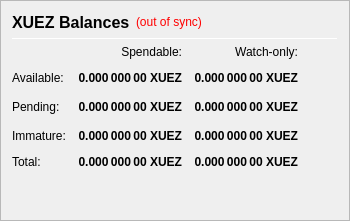
                   <widget class="QFrame" name="frame_Balances">
                    <property name="frameShape">
                     <enum>QFrame::StyledPanel</enum>
                    </property>
                    <property name="frameShadow">
                     <enum>QFrame::Raised</enum>
                    </property>
                    <layout class="QVBoxLayout" name="verticalLayout_4">
                     <item>
                      <layout class="QHBoxLayout" name="horizontalLayout_4">
                       <item>
                        <widget class="QLabel" name="label_5">
                         <property name="minimumSize">
                          <size>
                           <width>0</width>
                           <height>20</height>
                          </size>
                         </property>
                         <property name="font">
                          <font>
                           <pointsize>12</pointsize>
                           <weight>75</weight>
                           <bold>true</bold>
                          </font>
                         </property>
                         <property name="text">
                          <string>XUEZ Balances</string>
                         </property>
                        </widget>
                       </item>
                       <item>
                        <widget class="QLabel" name="labelWalletStatus">
                         <property name="cursor">
                          <cursorShape>WhatsThisCursor</cursorShape>
                         </property>
                         <property name="toolTip">
                          <string>The displayed information may be out of date. Your wallet automatically synchronizes with the XUEZ network after a connection is established, but this process has not completed yet.</string>
                         </property>
                         <property name="styleSheet">
                          <string notr="true">QLabel { color: red; }</string>
                         </property>
                         <property name="text">
                          <string notr="true">(out of sync)</string>
                         </property>
                         <property name="alignment">
                          <set>Qt::AlignLeading|Qt::AlignLeft|Qt::AlignVCenter</set>
                         </property>
                        </widget>
                       </item>
                       <item>
                        <spacer name="horizontalSpacer_3">
                         <property name="orientation">
                          <enum>Qt::Horizontal</enum>
                         </property>
                         <property name="sizeHint" stdset="0">
                          <size>
                           <width>40</width>
                           <height>20</height>
                          </size>
                         </property>
                        </spacer>
                       </item>
                      </layout>
                     </item>
                     <item>
                      <widget class="Line" name="line_Balance">
                       <property name="minimumSize">
                        <size>
                         <width>0</width>
                         <height>1</height>
                        </size>
                       </property>
                       <property name="maximumSize">
                        <size>
                         <width>16777215</width>
                         <height>1</height>
                        </size>
                       </property>
                       <property name="orientation">
                        <enum>Qt::Horizontal</enum>
                       </property>
                      </widget>
                     </item>
                     <item>
                      <layout class="QGridLayout" name="gridLayout">
                       <property name="spacing">
                        <number>12</number>
                       </property>
                       <item row="2" column="2">
                        <widget class="QLabel" name="labelWatchPending">
                         <property name="font">
                          <font>
                           <weight>75</weight>
                           <bold>true</bold>
                          </font>
                         </property>
                         <property name="cursor">
                          <cursorShape>IBeamCursor</cursorShape>
                         </property>
                         <property name="toolTip">
                          <string>Unconfirmed transactions to watch-only addresses</string>
                         </property>
                         <property name="text">
                          <string notr="true">0.000 000 00 XUEZ</string>
                         </property>
                         <property name="alignment">
                          <set>Qt::AlignRight|Qt::AlignTrailing|Qt::AlignVCenter</set>
                         </property>
                         <property name="textInteractionFlags">
                          <set>Qt::LinksAccessibleByMouse|Qt::TextSelectableByKeyboard|Qt::TextSelectableByMouse</set>
                         </property>
                        </widget>
                       </item>
                       <item row="2" column="1">
                        <widget class="QLabel" name="labelUnconfirmed">
                         <property name="font">
                          <font>
                           <weight>75</weight>
                           <bold>true</bold>
                          </font>
                         </property>
                         <property name="cursor">
                          <cursorShape>IBeamCursor</cursorShape>
                         </property>
                         <property name="toolTip">
                          <string>Total of transactions that have yet to be confirmed, and do not yet count toward the spendable balance</string>
                         </property>
                         <property name="text">
                          <string notr="true">0.000 000 00 XUEZ</string>
                         </property>
                         <property name="alignment">
                          <set>Qt::AlignRight|Qt::AlignTrailing|Qt::AlignVCenter</set>
                         </property>
                         <property name="textInteractionFlags">
                          <set>Qt::LinksAccessibleByMouse|Qt::TextSelectableByKeyboard|Qt::TextSelectableByMouse</set>
                         </property>
                        </widget>
                       </item>
                       <item row="3" column="2">
                        <widget class="QLabel" name="labelWatchImmature">
                         <property name="font">
                          <font>
                           <weight>75</weight>
                           <bold>true</bold>
                          </font>
                         </property>
                         <property name="cursor">
                          <cursorShape>IBeamCursor</cursorShape>
                         </property>
                         <property name="toolTip">
                          <string>Staked or masternode rewards in watch-only addresses that has not yet matured</string>
                         </property>
                         <property name="text">
                          <string notr="true">0.000 000 00 XUEZ</string>
                         </property>
                         <property name="alignment">
                          <set>Qt::AlignRight|Qt::AlignTrailing|Qt::AlignVCenter</set>
                         </property>
                         <property name="textInteractionFlags">
                          <set>Qt::LinksAccessibleByMouse|Qt::TextSelectableByKeyboard|Qt::TextSelectableByMouse</set>
                         </property>
                        </widget>
                       </item>
                       <item row="4" column="0">
                        <widget class="QLabel" name="labelTotalText">
                         <property name="text">
                          <string>Total:</string>
                         </property>
                        </widget>
                       </item>
                       <item row="3" column="1">
                        <widget class="QLabel" name="labelImmature">
                         <property name="font">
                          <font>
                           <weight>75</weight>
                           <bold>true</bold>
                          </font>
                         </property>
                         <property name="cursor">
                          <cursorShape>IBeamCursor</cursorShape>
                         </property>
                         <property name="toolTip">
                          <string>Staked or masternode rewards that has not yet matured</string>
                         </property>
                         <property name="text">
                          <string notr="true">0.000 000 00 XUEZ</string>
                         </property>
                         <property name="alignment">
                          <set>Qt::AlignRight|Qt::AlignTrailing|Qt::AlignVCenter</set>
                         </property>
                         <property name="textInteractionFlags">
                          <set>Qt::LinksAccessibleByMouse|Qt::TextSelectableByKeyboard|Qt::TextSelectableByMouse</set>
                         </property>
                        </widget>
                       </item>
                       <item row="2" column="3">
                        <spacer name="horizontalSpacer_2">
                         <property name="orientation">
                          <enum>Qt::Horizontal</enum>
                         </property>
                         <property name="sizeHint" stdset="0">
                          <size>
                           <width>40</width>
                           <height>20</height>
                          </size>
                         </property>
                        </spacer>
                       </item>
                       <item row="3" column="0">
                        <widget class="QLabel" name="labelImmatureText">
                         <property name="text">
                          <string>Immature:</string>
                         </property>
                        </widget>
                       </item>
                       <item row="4" column="1">
                        <widget class="QLabel" name="labelTotal">
                         <property name="font">
                          <font>
                           <weight>75</weight>
                           <bold>true</bold>
                          </font>
                         </property>
                         <property name="cursor">
                          <cursorShape>IBeamCursor</cursorShape>
                         </property>
                         <property name="toolTip">
                          <string>Your current total balance</string>
                         </property>
                         <property name="text">
                          <string notr="true">0.000 000 00 XUEZ</string>
                         </property>
                         <property name="alignment">
                          <set>Qt::AlignRight|Qt::AlignTrailing|Qt::AlignVCenter</set>
                         </property>
                         <property name="textInteractionFlags">
                          <set>Qt::LinksAccessibleByMouse|Qt::TextSelectableByKeyboard|Qt::TextSelectableByMouse</set>
                         </property>
                        </widget>
                       </item>
                       <item row="4" column="2">
                        <widget class="QLabel" name="labelWatchTotal">
                         <property name="font">
                          <font>
                           <weight>75</weight>
                           <bold>true</bold>
                          </font>
                         </property>
                         <property name="cursor">
                          <cursorShape>IBeamCursor</cursorShape>
                         </property>
                         <property name="toolTip">
                          <string>Current total balance in watch-only addresses</string>
                         </property>
                         <property name="text">
                          <string notr="true">0.000 000 00 XUEZ</string>
                         </property>
                         <property name="alignment">
                          <set>Qt::AlignRight|Qt::AlignTrailing|Qt::AlignVCenter</set>
                         </property>
                         <property name="textInteractionFlags">
                          <set>Qt::LinksAccessibleByMouse|Qt::TextSelectableByKeyboard|Qt::TextSelectableByMouse</set>
                         </property>
                        </widget>
                       </item>
                       <item row="0" column="2">
                        <widget class="QLabel" name="labelWatchonly">
                         <property name="text">
                          <string>Watch-only:</string>
                         </property>
                         <property name="alignment">
                          <set>Qt::AlignRight|Qt::AlignTrailing|Qt::AlignVCenter</set>
                         </property>
                        </widget>
                       </item>
                       <item row="1" column="0">
                        <widget class="QLabel" name="labelBalanceText">
                         <property name="text">
                          <string>Available:</string>
                         </property>
                        </widget>
                       </item>
                       <item row="1" column="1">
                        <widget class="QLabel" name="labelBalance">
                         <property name="font">
                          <font>
                           <weight>75</weight>
                           <bold>true</bold>
                          </font>
                         </property>
                         <property name="cursor">
                          <cursorShape>IBeamCursor</cursorShape>
                         </property>
                         <property name="toolTip">
                          <string>Your current spendable balance</string>
                         </property>
                         <property name="text">
                          <string notr="true">0.000 000 00 XUEZ</string>
                         </property>
                         <property name="alignment">
                          <set>Qt::AlignRight|Qt::AlignTrailing|Qt::AlignVCenter</set>
                         </property>
                         <property name="textInteractionFlags">
                          <set>Qt::LinksAccessibleByMouse|Qt::TextSelectableByKeyboard|Qt::TextSelectableByMouse</set>
                         </property>
                        </widget>
                       </item>
                       <item row="1" column="2">
                        <widget class="QLabel" name="labelWatchAvailable">
                         <property name="font">
                          <font>
                           <weight>75</weight>
                           <bold>true</bold>
                          </font>
                         </property>
                         <property name="cursor">
                          <cursorShape>IBeamCursor</cursorShape>
                         </property>
                         <property name="toolTip">
                          <string>Your current balance in watch-only addresses</string>
                         </property>
                         <property name="text">
                          <string notr="true">0.000 000 00 XUEZ</string>
                         </property>
                         <property name="alignment">
                          <set>Qt::AlignRight|Qt::AlignTrailing|Qt::AlignVCenter</set>
                         </property>
                         <property name="textInteractionFlags">
                          <set>Qt::LinksAccessibleByMouse|Qt::TextSelectableByKeyboard|Qt::TextSelectableByMouse</set>
                         </property>
                        </widget>
                       </item>
                       <item row="2" column="0">
                        <widget class="QLabel" name="labelPendingText">
                         <property name="text">
                          <string>Pending:</string>
                         </property>
                        </widget>
                       </item>
                       <item row="0" column="1">
                        <widget class="QLabel" name="labelSpendable">
                         <property name="text">
                          <string>Spendable:</string>
                         </property>
                         <property name="alignment">
                          <set>Qt::AlignRight|Qt::AlignTrailing|Qt::AlignVCenter</set>
                         </property>
                        </widget>
                       </item>
                      </layout>
                     </item>
                     <item>
                      <spacer name="verticalSpacer">
                       <property name="orientation">
                        <enum>Qt::Vertical</enum>
                       </property>
                       <property name="sizeHint" stdset="0">
                        <size>
                         <width>20</width>
                         <height>40</height>
                        </size>
                       </property>
                      </spacer>
                     </item>
                    </layout>
                   </widget>
